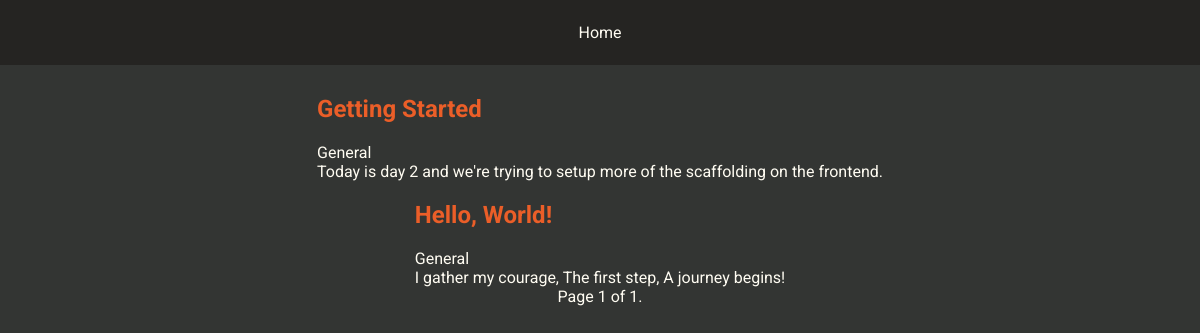
The app's page /, older data.
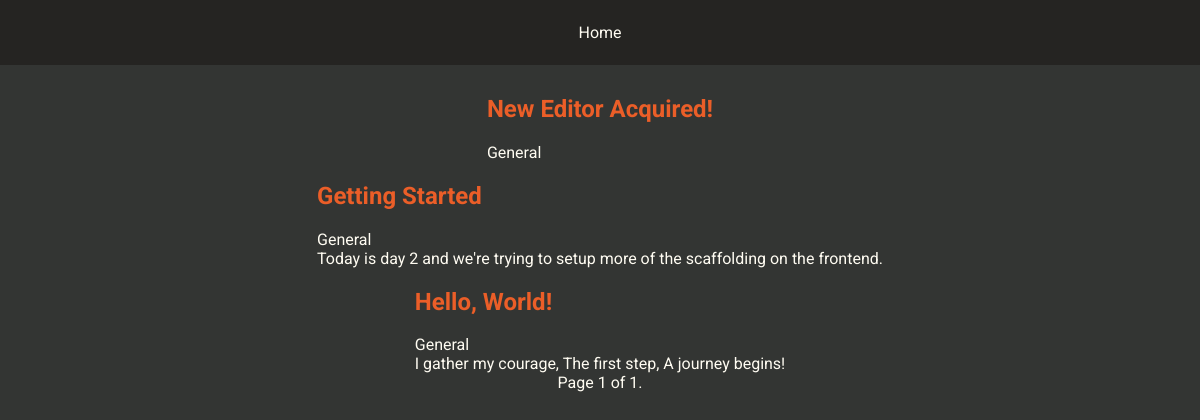
The same page, newer data.
### blog/models.py (models this page shows, shortened)
class Article(models.Model):
    class Status(models.TextChoices):
        DRAFT = "DR", _("Draft")
        SCHEDULED = "SC", _("Scheduled")
        PUBLISHED = "PU", _("Published")
    title = models.CharField(max_length=250)
    slug = models.SlugField(max_length=255, unique=True)
    content = models.TextField()
    excerpt = models.TextField(max_length=200, blank=True)
    topic = models.ForeignKey(Topic, on_delete=models.SET_NULL, null=True)
    tags = models.ManyToManyField(Tag, blank=True)
    status = models.CharField(max_length=2, choices=Status, default=Status.DRAFT)
    featured_image = models.ImageField(upload_to='uploads/images/', blank=True)
    created_at = models.DateTimeField(auto_now_add=True)
    updated_at = models.DateTimeField(auto_now=True)
    published_at = models.DateTimeField(null=True, blank=True)
    author = models.ForeignKey(User, on_delete=models.CASCADE)
    class Meta:
        ordering = ['-published_at', '-created_at']
        indexes = [
            models.Index(fields=['status', 'published_at']),
        ]

class Topic(models.Model):
    name = models.CharField(max_length=100, unique=True)
    slug = models.SlugField(max_length=100, unique=True)
    description = models.TextField(blank=True)
    def __str__(self):
        return self.name

### blog/views.py (the view)
# urls.py: path("", views.index, name="index"),
def index(request):
    ARTICLES_PER_PAGE = 10
    page_number = request.GET.get('page', 1)
    articles = Article.objects.filter(status=Article.Status.PUBLISHED)
    paginator = Paginator(articles, ARTICLES_PER_PAGE)
    try:
        page_obj = paginator.page(page_number)
    except EmptyPage as e:
        return render(request, 'blog/index.html', {"message": str(e)})
    return render(request, 'blog/index.html', {"page_obj": page_obj})

### blog/templates/blog/index.html (shortened to what this page needs)
{% extends 'blog/layout.html' %}
{% load static %}
{% block css %}
    <link rel="stylesheet" href="{% static 'blog/css/index.css' %}">
{% endblock %}
{% block body %}
    {% if page_obj %}
        {% for article in page_obj %}
            <article class="article-card">
                <h2><a href="{% url 'blog:article' article.slug %}">{{ article.title }}</a></h2>
                <div>{{ article.topic }}</div>
                <div>{{ article.excerpt }}</div>
            </article>
        {% endfor %}
        <div class="pagination">
            <span class="step-links">
                <span class="current">
                    Page {{ page_obj.number }} of {{ page_obj.paginator.num_pages }}.
                </span>
            </span>
        </div>
    {% endif %}
{% endblock %}

### blog/templates/blog/layout.html (shortened to what this page needs)
{% load static %}
<!DOCTYPE html>
<html lang="en">
    <head>
        <link rel="stylesheet" href="{% static 'blog/css/layout.css' %}">
        {% block css %}{% endblock %}
    </head>
    <body>
        <nav class="blog-navbar">
            <a href="{% url 'blog:index' %}">Home</a>
        </nav>
        <main class="blog-container">
            {% block body %}
            {% endblock %}
        </main>
    </body>
</html>

### blog/static/blog/css/layout.css (style rules this page uses)
:root { --bg-light: #252422; --bg: #333533; --text: #fffcf2; --text-dark: #ccc5b9; --accent: #eb5e28; font-family: 'Roboto'; }
body { margin-top: 75px; background-color: var(--bg); color: var(--text); }
.blog-container { display: flex; flex-direction: column; align-items: center; }

Row changes from the older to the newer data that the page shows:
added Article: title "New Editor Acquired!", topic "General"
